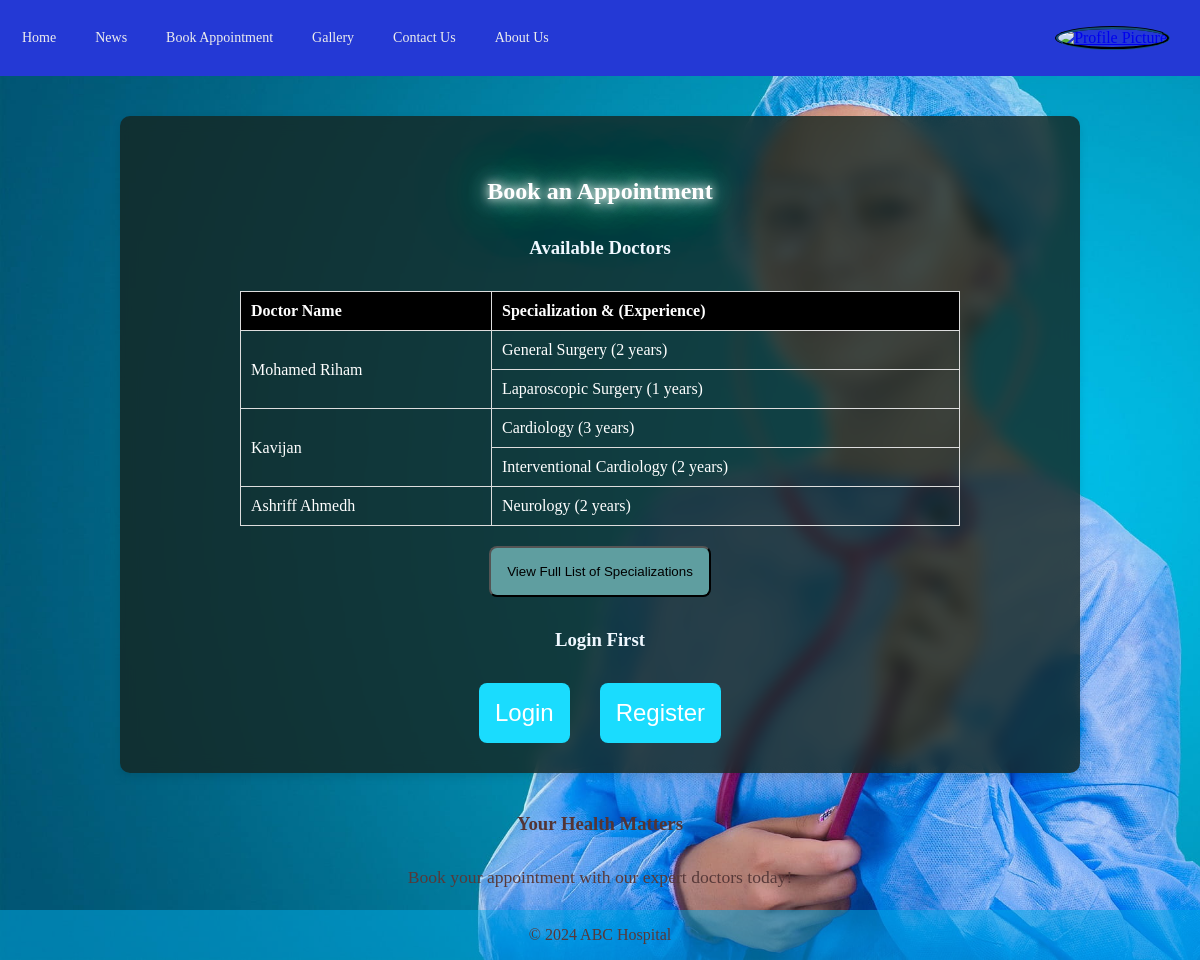
The app's page /abc_hospital/appointments.php with its own data.
### tables this page shows
CREATE TABLE `specialization` (
  `doctor_id` int(11) NOT NULL,
  `specialization_name` varchar(50) NOT NULL,
  `experience` int(11) NOT NULL COMMENT 'Years of experience in this specialization'
);

### abc_hospital/appointments.php (the view, shortened to what this page needs)
<?php
include 'config.php';
$query = "
    SELECT d.id AS doctor_id, d.name AS doctor_name, s.specialization_name, s.experience
    FROM doctors d
    JOIN specialization s ON d.id = s.doctor_id
    ORDER BY d.id, s.experience DESC
    LIMIT 5 -- Adjust this limit as needed
";
$result = mysqli_query($conn, $query);
$doctors = [];
while ($row = mysqli_fetch_assoc($result)) {
    $doctor_id = $row['doctor_id'];
    if (!isset($doctors[$doctor_id])) {
        $doctors[$doctor_id] = [
            'name' => $row['doctor_name'],
            'specializations' => []
        ];
    }
    $doctors[$doctor_id]['specializations'][] = [
        'name' => $row['specialization_name'],
        'experience' => $row['experience']
    ];
}
?>
<!DOCTYPE html>
<html lang="en">
<head>
    <link rel="stylesheet" href="./css/Navigation_Style.css?version=1">
    <link rel="stylesheet" href="./css/style.css?version=1">
    <link rel="stylesheet" href="./css/header.css?version=1">
    <link rel="stylesheet" href="https://cdnjs.cloudflare.com/ajax/libs/font-awesome/4.7.0/css/font-awesome.min.css">
    <link rel="stylesheet" href="./css/index.css">
</head>
<body>
    <div class="header">
        <div class="nav">
            <ul>
                <li><a href="index.php">Home</a></li>
                <li><a href="#">News</a></li>
                <?php if (isset($role)) {
                } else { ?>
                    <li><a href="appointments.php">Book Appointment</a></li>
                <?php } ?>
                <li><a href="#">Gallery</a></li>
                <li><a href="#">Contact Us</a></li>
                <li><a href="#">About Us</a></li>
            </ul>
            <div class="header_right">
                <a href="login.php"><img class="profile" src="display_image.php" alt="Profile Picture" onerror="this.onerror=null; this.src='images/no-profile-picture-icon.png';"></a>
            </div>
        </div>
    </div>
    <header>
        <div class="index_box">
            <h2>Book an Appointment</h2>
            <h3>Available Doctors</h3>
            <table>
                <tr>
                    <th>Doctor Name</th>
                    <th>Specialization & (Experience)</th>
                </tr>
                <?php foreach ($doctors as $doctor): ?>
                    <tr>
                        <td rowspan="<?= count($doctor['specializations']) ?>"><?= htmlspecialchars($doctor['name']) ?></td>
                        <td><?= htmlspecialchars($doctor['specializations'][0]['name']) ?> (<?= htmlspecialchars($doctor['specializations'][0]['experience']) ?> years)</td>
                    </tr>
                    <?php for ($i = 1; $i < count($doctor['specializations']); $i++): ?>
                        <tr>
                            <td><?= htmlspecialchars($doctor['specializations'][$i]['name']) ?> (<?= htmlspecialchars($doctor['specializations'][$i]['experience']) ?> years)</td>
                        </tr>
                    <?php endfor; ?>
                <?php endforeach; ?>
            </table>
            <div style="margin-top: 20px;">
                <a href="specializations.php"><button class="list">View Full List of Specializations</button></a>
            </div>
            <h3>Login First</h3>
            <div class="appointment_login">
                <a href="login.php"><button type="login">Login</button></a>
                <a href="Patients/Patient_Registration.php"><button type="signup">Register</button></a>
            </div>
        </div>
    </header>
    <main>
        <h3 style="text-align:center; margin-top:20px;">Your Health Matters</h3>
        <p style="text-align:center; font-size:1.1rem;">Book your appointment with our expert doctors today!</p>
    </main>
    <br>
    <br>
    <br>
    <div class="footer">
        <p>&copy; 2024 ABC Hospital</p>
    </div>
</body>
</html>

### abc_hospital/css/Navigation_Style.css (style rules this page uses)
ul { list-style-type: none; margin: 0; padding: 0; overflow: hidden; }
.nav { background-color: rgba(36, 57, 213); left: 0; top: 0; width: 100%; color: rgb(255, 255, 250); text-align: center; display: flex; align-items: center; justify-content: space-between; padding: 5px 10px; z-index: 10; backdrop-filter: blur(5px); }
.header_right { margin-left: auto; }
.profile { width: 40px; height: 40px; border-radius: 50%; border-color: rgb(6, 25, 38); border-style: groove; object-fit: cover; }
li { float: left; }
li a { display: block; text-align: center; padding: 20px; text-decoration: none; color: white; }
button { padding: 1rem; background-color: rgb(3, 3, 64); border-radius: 8px; backdrop-filter: blur(5px); }

### abc_hospital/css/style.css (style rules this page uses)
body { background-image: url("../images/img8.jpg"); font-family: cursive ; margin: 0; padding: 0; background-repeat: no-repeat; background-attachment: fixed; background-size: cover; }
.footer { background-color: rgba(0, 169, 230, 0.5); position: fixed; left: 0; bottom: 0; width: 100%; color: white; text-align: center; }
.header { height: var(--header-height); display: flex; align-items: center; box-sizing: border-box; position: absolute; inset-inline-start: 0; inset-inline-end: 0; z-index: 1; flex: 1; position: relative; }
h2 { margin: 2rem; text-shadow: 0 0 10px #fff, 0 0 20px #fff, 0 0 42px #0fa, 0 0 82px #0fa, 0 0 92px #0fa; color: white; }
h3 { color: #533434; margin: 2rem; }
table { width: 100%; border-collapse: collapse; }
table, th, td { border: 1px solid #ddd; }
th, td { padding: 8px; text-align: left; }
th { background-color: #4CAF50; color: white; }
p { color: rgb(87, 57, 57); }
.appointment_login { display: flex; justify-content: center; gap: 30px; }
.appointment_login>a>button { padding: 1rem; background-color: rgb(26, 220, 254); border-radius: 8px; backdrop-filter: blur(5px); color: white; font-size: 1.5rem; text-decoration: none; border: none; }
.footer { padding: auto; }

### abc_hospital/css/header.css (style rules this page uses)
.header { background-color:#fff; position:relative; }
.header .nav li { margin-right: 15px; float: left; position:relative; }
.header .nav li:last-child { margin:0; }
.header .nav li a { color: #ededed; font-size: 14px; font-weight: 500; text-transform: capitalize; padding: 25px 12px; position: relative; display: inline-block; position:relative; }
.header .nav li a::before { position: absolute; content: ""; left: 0; bottom: 0; height: 3px; width:0%; background: #1A76D1; border-radius: 5px 5px 0 0; opacity:0; visibility:hidden; -webkit-transition:all 0.4s ease; -moz-transition:all 0.4s ease; transition:all 0.4s ease; }

### abc_hospital/css/index.css (style rules this page uses)
.header { background-color: #2c3e50; color: white; }
.header_right { display: flex; align-items: center; justify-content: flex-end; margin-right: 20px; }
.header_right img { border-radius: 50%; width: 40px; height: 40px; margin-left: 10px; }
.index_box { max-width: 900px; margin: 40px auto; padding: 30px; backdrop-filter: blur(8px); background-color: rgba(21, 37, 32, 0.8); color: white; border-radius: 10px; box-shadow: 0 4px 8px rgba(0, 0, 0, 0.1); }

### abc_hospital/appointments.php (style rules this page uses)
.index_box { text-align: center; }
.index_box > h3 { color: aliceblue; }
table { margin: 0 auto; border-collapse: collapse; width: 80%; }
table, th, td { border: 1px solid #ddd; }
th, td { padding: 10px; text-align: left; }
th { background-color: rgb(0, 0, 0); }
.list { background-color: cadetblue; color: black; }

### records on screen
specialization: name "Mohamed Riham", specialization_name "General Surgery", experience "2"
specialization: specialization_name "Laparoscopic Surgery", experience "1"
specialization: name "Kavijan", specialization_name "Cardiology", experience "3"
specialization: specialization_name "Interventional Cardiology", experience "2"
specialization: name "Ashriff Ahmedh", specialization_name "Neurology", experience "2"
